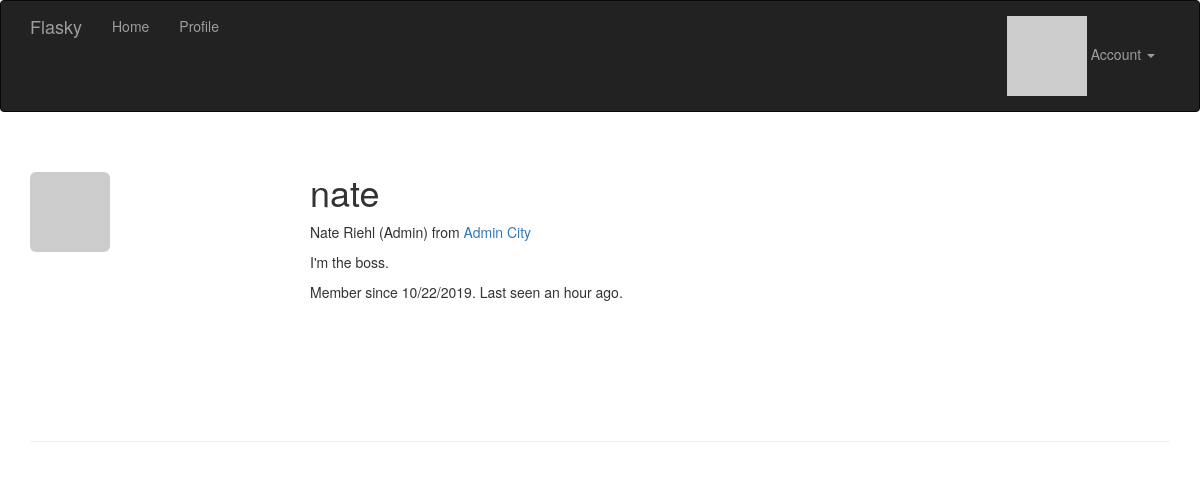
Page /user/nate (signed in) on the earlier database version.
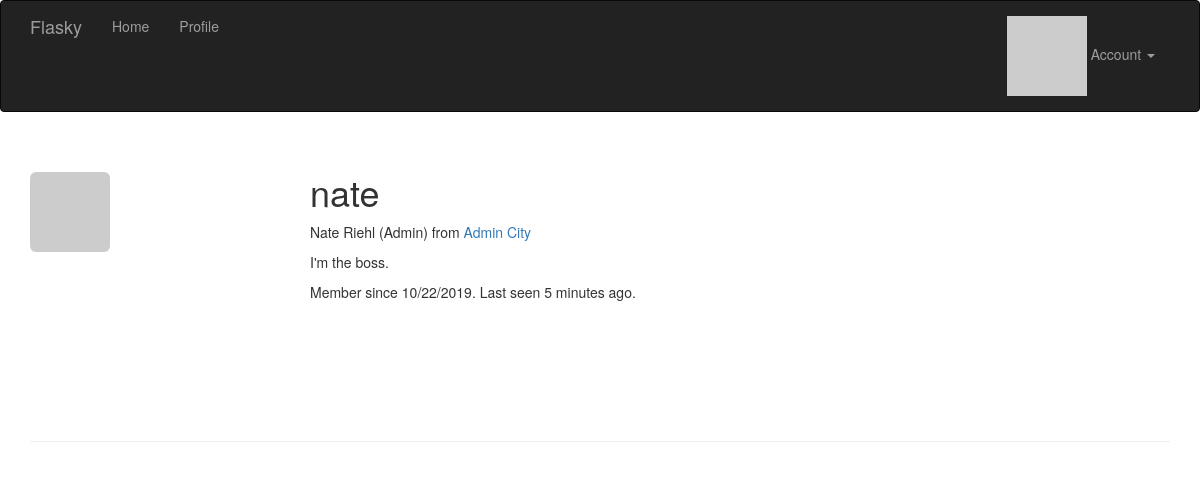
Same page on the later database version.
### app/models.py (models this page shows, shortened)
class User(UserMixin, db.Model):
    __tablename__ = 'users'
    id = db.Column(db.Integer, primary_key=True)
    email = db.Column(db.String(64), unique=True, index=True)
    username = db.Column(db.String(64), unique=True, index=True)
    password_hash = db.Column(db.String(128))
    role_id = db.Column(db.Integer, db.ForeignKey('roles.id'))
    confirmed = db.Column(db.Boolean, default=False)
    name = db.Column(db.String(64))
    location = db.Column(db.String(64))
    about_me = db.Column(db.Text())
    member_since = db.Column(db.DateTime(), default=datetime.utcnow)
    last_seen = db.Column(db.DateTime(), default=datetime.utcnow)
    avatar_hash = db.Column(db.String(32))
    @property
    def password(self):
        raise AttributeError('password is not a readable attribute')
    def can(self, perm):
        return self.role is not None and self.role.has_permission(perm)
    def is_administrator(self):
        return self.can(Permission.ADMIN)
    def ping(self):
        self.last_seen = datetime.utcnow()
        db.session.add(self)
        db.session.commit()
    def gravatar_hash(self):
        return hashlib.md5(self.email.lower().encode('utf-8')).hexdigest()
    def gravatar(self, size=100, default='identicon', rating='g'):
        url = 'https://secure.gravatar.com/avatar'
        hash = self.avatar_hash or self.gravatar_hash()
        return '{url}/{hash}?s={size}&d={default}&r={rating}'.format(
            url=url, hash=hash, size=size, default=default, rating=rating)

### app/main/views.py (the view)
@main.route('/user/<username>')
def user(username):
    user = User.query.filter_by(username=username).first_or_404()
    return render_template('user.html', user=user)

### app/auth/views.py (called while the page is built)
@auth.before_app_request
def before_request():
    if current_user.is_authenticated:
        current_user.ping()
        if not current_user.confirmed \
                and request.endpoint \
                and request.blueprint != 'auth' \
                and request.endpoint != 'static':
            return redirect(url_for('auth.unconfirmed'))

### app/main/__init__.py (called while the page is built)
@main.app_context_processor
def inject_permissions():
    return dict(Permission=Permission)

### app/models.py (called while the page is built)
@login_manager.user_loader
def load_user(user_id):
    return User.query.get(int(user_id))

    def has_permission(self, perm):
        return self.permissions & perm == perm

### app/templates/user.html (shortened to what this page needs)
{% extends "base.html" %}
{% block page_content %}
<div class="page-header">
    <img class="img-rounded profile-thumbnail" src="{{ user.gravatar(size=256) }}">
    <div class="profile-header">
        <h1>{{ user.username }}</h1>
        {% if user.name or user.location %}
        <p>
            {% if user.name %}{{ user.name }}{% endif %}
            {% if user.location %}
                from <a href="http://maps.google.com/?q={{ user.location }}">{{ user.location }}</a>
            {% endif %}
        </p>
        {% endif %}
        {% if user.about_me %}<p>{{ user.about_me }}</p>{% endif %}
        <p>Member since {{ moment(user.member_since).format('L') }}. Last seen {{ moment(user.last_seen).fromNow() }}.</p>
    </div>
</div>
{% endblock %}

### app/templates/base.html (shortened to what this page needs)
{% extends "bootstrap/base.html" %}
{% block head %}
    {{ super() }}
    <link rel="stylesheet" type="text/css" href="{{ url_for('static', filename='styles.css') }}">
{% endblock %}
{% block navbar %}
    <div class="navbar navbar-inverse" role="navigation">
      <div class="container">
        <div class="navbar-header">
          <a class="navbar-brand" href="{{ url_for('main.index') }}">Flasky</a>
        </div>
        <div class="navbar-collapse collapse">
            <ul class="nav navbar-nav">
                <li><a href="{{ url_for('main.index') }}">Home</a></li>
                <li><a href="{{ url_for('main.user', username=current_user.username) }}">Profile</a></li>
            </ul>
            <ul class="nav navbar-nav navbar-right">
                {% if current_user.is_authenticated %}
                <li class="dropdown">
                    <a href="#" class="dropdown-toggle" data-toggle="dropdown">
                        <img src="{{ current_user.gravatar(size=18) }}">
                        Account <b class="caret"></b>
                    </a>
                </li>
                {% else %}
                <li><a href="{{ url_for('auth.login') }}">Log In</a></li>
                {% endif %}
            </ul>
        </div>
      </div>
    </div>
{% endblock %}
{% block content %}
    <div class="container">
        {% block page_content %}{% endblock %}
    </div>
{% endblock %}

### app/static/styles.css (style rules this page uses)
.profile-thumbnail { position: absolute; }
.profile-header { min-height: 260px; margin-left: 280px; }

Differences in the rows shown:
changed User "nate": last_seen "an hour ago" → "5 minutes ago"
